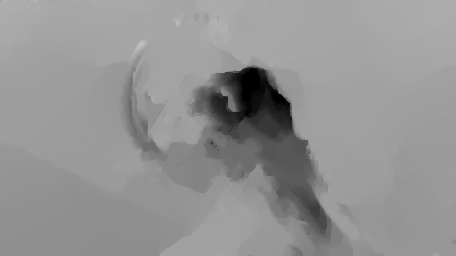
#> input picture photos/u2.jpg, 456 x 256 px; its folder holds 4 pictures in this run
$ python past.py   (older library calls are emulated)
#> lines starting #> are read from the running program, lines starting #| are printed output that depends on the picture
# coding: utf-8

#
# @note: 这里两张照片层叠选择的方法是：
#   假设两张照片的同一点的像素分别为A，B，则层叠之后该点得像素为(alpha取值在0和1之间)：
#       A * alpha + B * (1-alpha)
#

from __future__ import division
import PIL
# import Image
from PIL import Image
import numpy
import os
import random
import time
# import ImageFont, ImageDraw
from PIL import ImageFont, ImageDraw

STAG = time.time()

# W_num: 一行放多少张照片
# H_num: 一列放多少张照片
# W_size: 照片宽为多少
# H_size: 照片高为多少
# root: 脚本的根目录
root = ""
W_num = 1
H_num = 1
W_size = 456
H_size = 256

# aval: 存放所有照片的路径
alpha = 1.0
aval = []


# name: transfer
# todo: 将照片转为一样的大小
# [74 lines left out: functions transfer, getAllPhotos, createNevImg, newRotateImage, not called in this run]


# [30 lines of commented-out code are left out]


def readImage():
    STA = time.time()
    root = os.getcwd() + "/"
    im = Image.open(root + "/photos/" + "u2.jpg").convert('L')
#> im is the input picture: PIL image 456x256 L; min 0, max 191, mean 147.5
    im2 = Image.open(root + "/photos/" + "v2.jpg").convert('L')
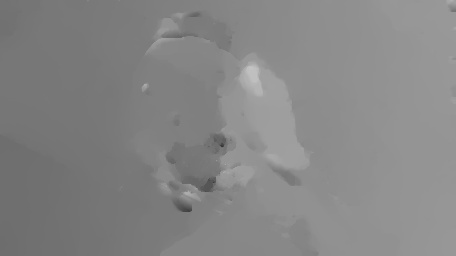
#> input picture photos/v2.jpg, 456 x 256 px
#> im2 is the input picture: PIL image 456x256 L; min 51, max 196, mean 133.5
    print("readImage Func Time %s" % (time.time() - STA))
    return im, im2


# name:
# todo: 入口函数
if __name__ == "__main__":
    # [4 lines of commented-out code are left out]
    im, im2 = readImage()
    # [4 lines of commented-out code are left out]

    arr = numpy.array(im)
    arr2 = numpy.array(im2)

    im.save("output.jpg")
    im2.save("output2.jpg")

    arr3 = arr / 2 + arr2 / 2
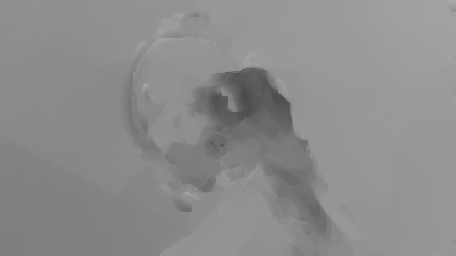
#> arr3: shape (256, 456) float64; min 74.5, max 173.5, mean 140.5

    arr4 = numpy.stack((arr, arr2, arr3), axis=2)
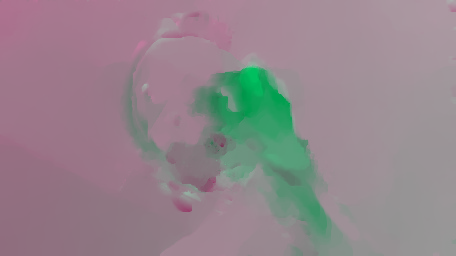
#> arr4: shape (256, 456, 3) float64; mean of channels 0, 1, 2 147.5, 133.5, 140.5; drawn as R, G, B

    im3 = Image.fromarray(arr3.astype(numpy.uint8))
    im3.save("output3.jpg")

    im4 = Image.fromarray(arr4.astype(numpy.uint8)).convert('RGB')
    im4.save("output4.jpg")

    print("Total Time %s" % (time.time() - STAG))
